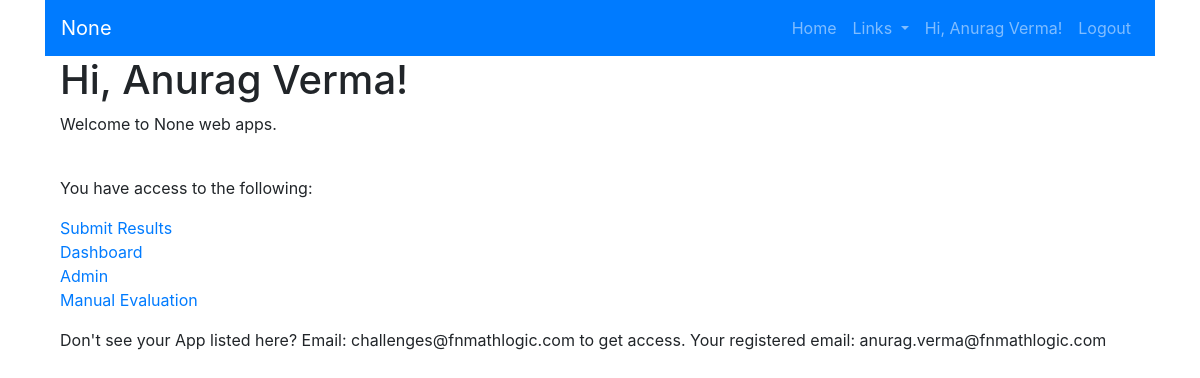
Screenshot of /home (signed in) with the database file from the repository.
### challenges/app/auth/models.py (models this page shows, shortened)
class User(UserMixin, db.Model):
    id = db.Column(db.Integer, primary_key=True)
    name = db.Column(db.String(64), nullable=False, unique=False)
    email = db.Column(db.String(120), nullable=False, unique=True)
    source = db.Column(db.String(30), nullable=False, unique=False)

class Access(db.Model):
    id = db.Column(db.Integer, primary_key=True)
    app_id = db.Column(db.String(120), nullable=False, unique=False)
    email = db.Column(db.String(120), nullable=False, unique=False)

### challenges/app/main/routes.py (the view)
@bp.route("/home")
def home():
    if current_user.is_authenticated:
        access = Access.query.filter_by(email=current_user.email).all()
    else:
        access=[]
    return render_template('index.html',access=access)

### challenges/app/auth/models.py (called while the page is built)
@lm.user_loader
def load_user(id):
    return User.query.get(int(id))

### challenges/app/templates/index.html
{% extends "base.html" %}
{% block app_content %}
<div style = "width:90%; margin:auto">
<h1>Hi, {{ current_user.name }}!</h1>
{% if current_user.is_authenticated %}
<p>Welcome to {{config.BRAND }} web apps.</p>
<br>
{% if access|length > 0  %}
<p>You have access to the following:<p>
{% for app in access %}
{% if (app.app_id == 'dash_app_1') and (1 in config.ACTIVE_DASH_APPS) %}
<a  href="{{ config.PREFIX }}{{ url_for('dashapps.dash_app_1') }}">{{ config.DASH_APP_1_MENU_TEXT}}</a><br>
{% elif app.app_id == 'dash_app_2' and (2 in config.ACTIVE_DASH_APPS) %}
<a  href="{{ config.PREFIX }}{{ url_for('dashapps.dash_app_2') }}">{{ config.DASH_APP_2_MENU_TEXT}}</a><br>
{% elif app.app_id == 'dash_app_3' and (3 in config.ACTIVE_DASH_APPS) %}
<a  href="{{ config.PREFIX }}{{ url_for('dashapps.dash_app_3') }}">{{ config.DASH_APP_3_MENU_TEXT}}</a><br>
{% elif app.app_id == 'dash_app_4' and (4 in config.ACTIVE_DASH_APPS) %}
<a  href="{{ config.PREFIX }}{{ url_for('dashapps.dash_app_4') }}">{{ config.DASH_APP_4_MENU_TEXT}}</a><br>
{% elif app.app_id == 'dash_app_5' and (5 in config.ACTIVE_DASH_APPS) %}
<a  href="{{ config.PREFIX }}{{ url_for('dashapps.dash_app_5') }}">{{ config.DASH_APP_5_MENU_TEXT}}</a><br>
{% elif app.app_id == 'dash_app_6' and (6 in config.ACTIVE_DASH_APPS) %}
<a  href="{{ config.PREFIX }}{{ url_for('dashapps.dash_app_6') }}">{{ config.DASH_APP_6_MENU_TEXT}}</a><br>
{% elif app.app_id == 'dash_app_7' and (7 in config.ACTIVE_DASH_APPS) %}
<a  href="{{ config.PREFIX }}{{ url_for('dashapps.dash_app_7') }}">{{ config.DASH_APP_7_MENU_TEXT}}</a><br>
{% elif app.app_id == 'dash_app_8' and (8 in config.ACTIVE_DASH_APPS) %}
<a  href="{{ config.PREFIX }}{{ url_for('dashapps.dash_app_8') }}">{{ config.DASH_APP_8_MENU_TEXT}}</a><br>
{% elif app.app_id == 'dash_app_9' and (9 in config.ACTIVE_DASH_APPS) %}
<a  href="{{ config.PREFIX }}{{ url_for('dashapps.dash_app_9') }}">{{ config.DASH_APP_9_MENU_TEXT}}</a><br>
{% elif app.app_id == 'dash_app_10' and (10 in config.ACTIVE_DASH_APPS) %}
<a  href="{{ config.PREFIX }}{{ url_for('dashapps.dash_app_10') }}">{{ config.DASH_APP_10_MENU_TEXT}}</a><br>
{% endif %}
{% endfor %}
<p>Don't see your App listed here? Email: {{config.DEVELOPER_EMAIL}} to get access. Your registered email: {{current_user.email}}</p>
{% else %}
<p>You dont seem to have access to any App. Email: {{config.DEVELOPER_EMAIL}} to get access. Your registered email: {{current_user.email}}</p>
{% endif %}
{% else %}
<p>Welcome to AIML demo for web apps. You will need to login to access these apps. Access to apps is controlled via Microsoft or Google Authentication.</p>
{% endif %}
</div>
{% endblock %}

### challenges/app/templates/base.html (shortened to what this page needs)
<!doctype html>
<html lang="en">
  <head>
      {% block head %}
      {% block styles %}
          {{ bootstrap.load_css() }}
      {% endblock %}
      {% endblock %}
  </head>
 <body>
    <div class="container">
    {% block navbar %}
    <nav class="navbar navbar-expand-lg navbar-dark bg-primary">
        <a class="navbar-brand" href="#">{{ config.BRAND }}</a>
        <div class="collapse navbar-collapse" id="navbarSupportedContent">
            <ul class="navbar-nav ml-auto">
                <li >
                    <a  class="nav-link" href="{{ config.PREFIX }}" aria-haspopup="true" aria-expanded="false">
                        Home
                    </a>
                <li >
                <li class="nav-item dropdown">
                    <a class="nav-link dropdown-toggle" href="#" id="navbarDropdownMenuLink1" data-toggle="dropdown" aria-haspopup="true" aria-expanded="false">
                        Links
                    </a>
                </li>
	{% if not current_user.is_anonymous %}
                <li >
		   <a class="nav-link" href="{{ config.PREFIX }}" id="navbarDropdownMenuLink3" data-toggle="dropdown" aria-haspopup="true" aria-expanded="false">
		     	Hi, {{ current_user.name }}!
        	    </a>
	        </li>
                <li >
		    <a  class="nav-link" href="{{ config.PREFIX }}{{ url_for('auth.logout') }}" aria-haspopup="true" aria-expanded="false">
			<span class="glyphicon glyphicon-log-out">Logout</span>
		    </a>
			{% else %}
              	<li >
                    <a class="nav-link" href="{{ config.PREFIX }}{{ url_for('auth.login') }}" aria-haspopup="true" aria-expanded="false">
                  <span class="glyphicon glyphicon-log-out">Login</span>
			</a>
                </li>
			{% endif %}
            </ul>
        </div>
    </nav>
	{% endblock %}
      </div>
    {% block app_content %}
    {% endblock %}
  </body>
</html>

### rows the page displays
User: name "Anurag Verma", email "anurag.verma@fnmathlogic.com"
Access: DASH_APP_1_MENU_TEXT "Submit Results"
Access: DASH_APP_2_MENU_TEXT "Dashboard"
Access: DASH_APP_3_MENU_TEXT "Admin"
Access: DASH_APP_4_MENU_TEXT "Manual Evaluation"

### other values shown
{{ config.BRAND }} "None"
{{ config.DEVELOPER_EMAIL }} "challenges@fnmathlogic.com"
